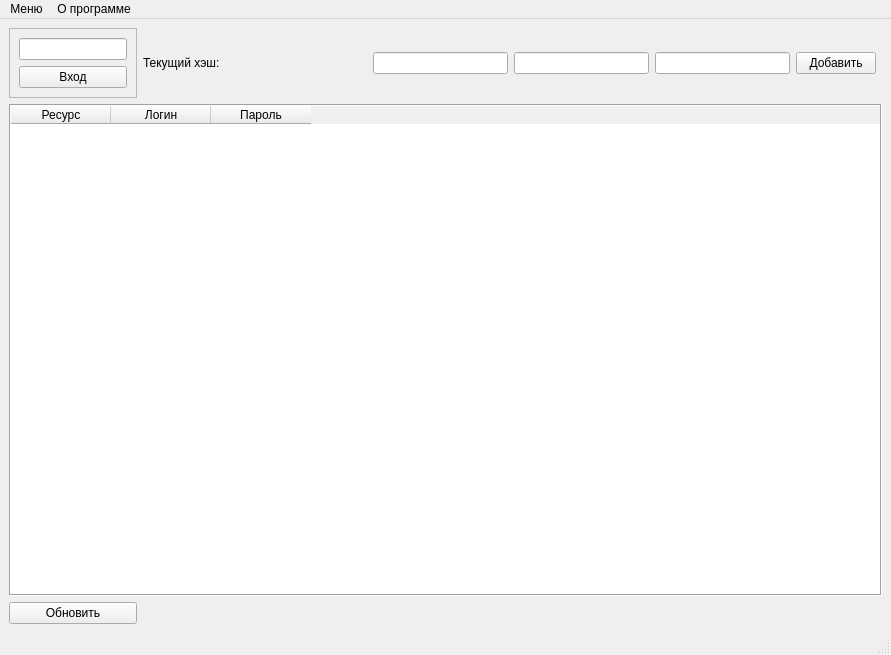
<?xml version="1.0" encoding="UTF-8"?>
<ui version="4.0">
 <class>MainWindow</class>
 <widget class="QMainWindow" name="MainWindow">
  <property name="geometry">
   <rect>
    <x>0</x>
    <y>0</y>
    <width>891</width>
    <height>655</height>
   </rect>
  </property>
  <property name="windowTitle">
   <string>MainWindow</string>
  </property>
  <widget class="QWidget" name="centralwidget">
   <layout class="QGridLayout" name="gridLayout">
    <item row="0" column="0">
     <widget class="QFrame" name="frame">
      <property name="sizePolicy">
       <sizepolicy hsizetype="Fixed" vsizetype="Preferred">
        <horstretch>0</horstretch>
        <verstretch>0</verstretch>
       </sizepolicy>
      </property>
      <property name="frameShape">
       <enum>QFrame::StyledPanel</enum>
      </property>
      <property name="frameShadow">
       <enum>QFrame::Raised</enum>
      </property>
      <layout class="QVBoxLayout" name="verticalLayout">
       <item>
        <widget class="QLineEdit" name="lineEdit">
         <property name="echoMode">
          <enum>QLineEdit::Password</enum>
         </property>
        </widget>
       </item>
       <item>
        <widget class="QPushButton" name="pushButton">
         <property name="text">
          <string>Вход</string>
         </property>
        </widget>
       </item>
      </layout>
     </widget>
    </item>
    <item row="0" column="1">
     <widget class="QLabel" name="label">
      <property name="text">
       <string>Текущий хэш:</string>
      </property>
     </widget>
    </item>
    <item row="0" column="3">
     <spacer name="horizontalSpacer_2">
      <property name="orientation">
       <enum>Qt::Horizontal</enum>
      </property>
      <property name="sizeHint" stdset="0">
       <size>
        <width>40</width>
        <height>20</height>
       </size>
      </property>
     </spacer>
    </item>
    <item row="0" column="5">
     <widget class="QLineEdit" name="lineEdit_3"/>
    </item>
    <item row="0" column="7">
     <widget class="QPushButton" name="pushButton_2">
      <property name="text">
       <string>Добавить</string>
      </property>
     </widget>
    </item>
    <item row="1" column="0" colspan="9">
     <widget class="QTableWidget" name="tableWidget">
      <property name="frameShape">
       <enum>QFrame::Box</enum>
      </property>
      <property name="frameShadow">
       <enum>QFrame::Sunken</enum>
      </property>
      <property name="sizeAdjustPolicy">
       <enum>QAbstractScrollArea::AdjustToContents</enum>
      </property>
      <property name="gridStyle">
       <enum>Qt::DotLine</enum>
      </property>
      <property name="sortingEnabled">
       <bool>true</bool>
      </property>
      <column>
       <property name="text">
        <string>Ресурс</string>
       </property>
      </column>
      <column>
       <property name="text">
        <string>Логин</string>
       </property>
      </column>
      <column>
       <property name="text">
        <string>Пароль</string>
       </property>
      </column>
     </widget>
    </item>
    <item row="0" column="6">
     <widget class="QLineEdit" name="lineEdit_4">
      <property name="echoMode">
       <enum>QLineEdit::Password</enum>
      </property>
     </widget>
    </item>
    <item row="0" column="4">
     <widget class="QLineEdit" name="lineEdit_2"/>
    </item>
    <item row="2" column="0">
     <widget class="QPushButton" name="pushButton_3">
      <property name="text">
       <string>Обновить</string>
      </property>
     </widget>
    </item>
   </layout>
  </widget>
  <widget class="QMenuBar" name="menubar">
   <property name="geometry">
    <rect>
     <x>0</x>
     <y>0</y>
     <width>891</width>
     <height>21</height>
    </rect>
   </property>
   <widget class="QMenu" name="menu">
    <property name="title">
     <string>Меню</string>
    </property>
   </widget>
   <widget class="QMenu" name="menu_2">
    <property name="title">
     <string>О программе</string>
    </property>
   </widget>
   <addaction name="menu"/>
   <addaction name="menu_2"/>
  </widget>
  <widget class="QStatusBar" name="statusbar"/>
 </widget>
 <resources/>
 <connections/>
</ui>
